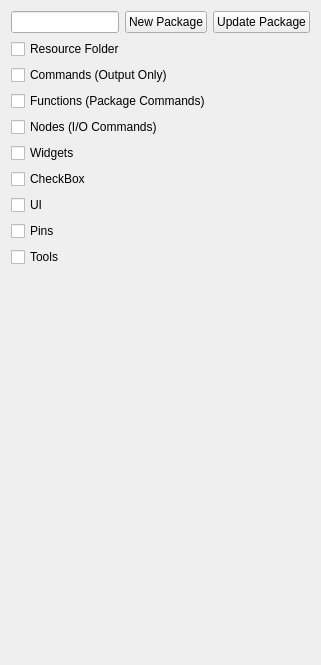
       <widget class="QWidget" name="tab_45">
        <attribute name="title">
         <string>Package</string>
        </attribute>
        <layout class="QVBoxLayout" name="verticalLayout_53">
         <item>
          <layout class="QHBoxLayout" name="horizontalLayout_32">
           <item>
            <widget class="QLineEdit" name="txtPackageName"/>
           </item>
           <item>
            <widget class="QPushButton" name="cmdCreatePackage">
             <property name="text">
              <string>New Package</string>
             </property>
            </widget>
           </item>
           <item>
            <widget class="QPushButton" name="cmdUpdateInit">
             <property name="text">
              <string>Update Package</string>
             </property>
            </widget>
           </item>
          </layout>
         </item>
         <item>
          <widget class="QCheckBox" name="checkBox_7">
           <property name="text">
            <string>Resource Folder</string>
           </property>
          </widget>
         </item>
         <item>
          <widget class="QCheckBox" name="checkBox_6">
           <property name="text">
            <string>Commands (Output Only)</string>
           </property>
          </widget>
         </item>
         <item>
          <widget class="QCheckBox" name="checkBox_8">
           <property name="text">
            <string>Functions (Package Commands)</string>
           </property>
          </widget>
         </item>
         <item>
          <widget class="QCheckBox" name="checkBox_9">
           <property name="text">
            <string>Nodes (I/O Commands)</string>
           </property>
          </widget>
         </item>
         <item>
          <widget class="QCheckBox" name="checkBox_10">
           <property name="text">
            <string>Widgets</string>
           </property>
          </widget>
         </item>
         <item>
          <widget class="QCheckBox" name="checkBox">
           <property name="text">
            <string>CheckBox</string>
           </property>
          </widget>
         </item>
         <item>
          <widget class="QCheckBox" name="checkBox_11">
           <property name="text">
            <string>UI</string>
           </property>
          </widget>
         </item>
         <item>
          <widget class="QCheckBox" name="checkBox_12">
           <property name="text">
            <string>Pins</string>
           </property>
          </widget>
         </item>
         <item>
          <widget class="QCheckBox" name="checkBox_13">
           <property name="text">
            <string>Tools</string>
           </property>
          </widget>
         </item>
         <item>
          <spacer name="verticalSpacer_11">
           <property name="orientation">
            <enum>Qt::Vertical</enum>
           </property>
           <property name="sizeHint" stdset="0">
            <size>
             <width>20</width>
             <height>387</height>
            </size>
           </property>
          </spacer>
         </item>
        </layout>
       </widget>
